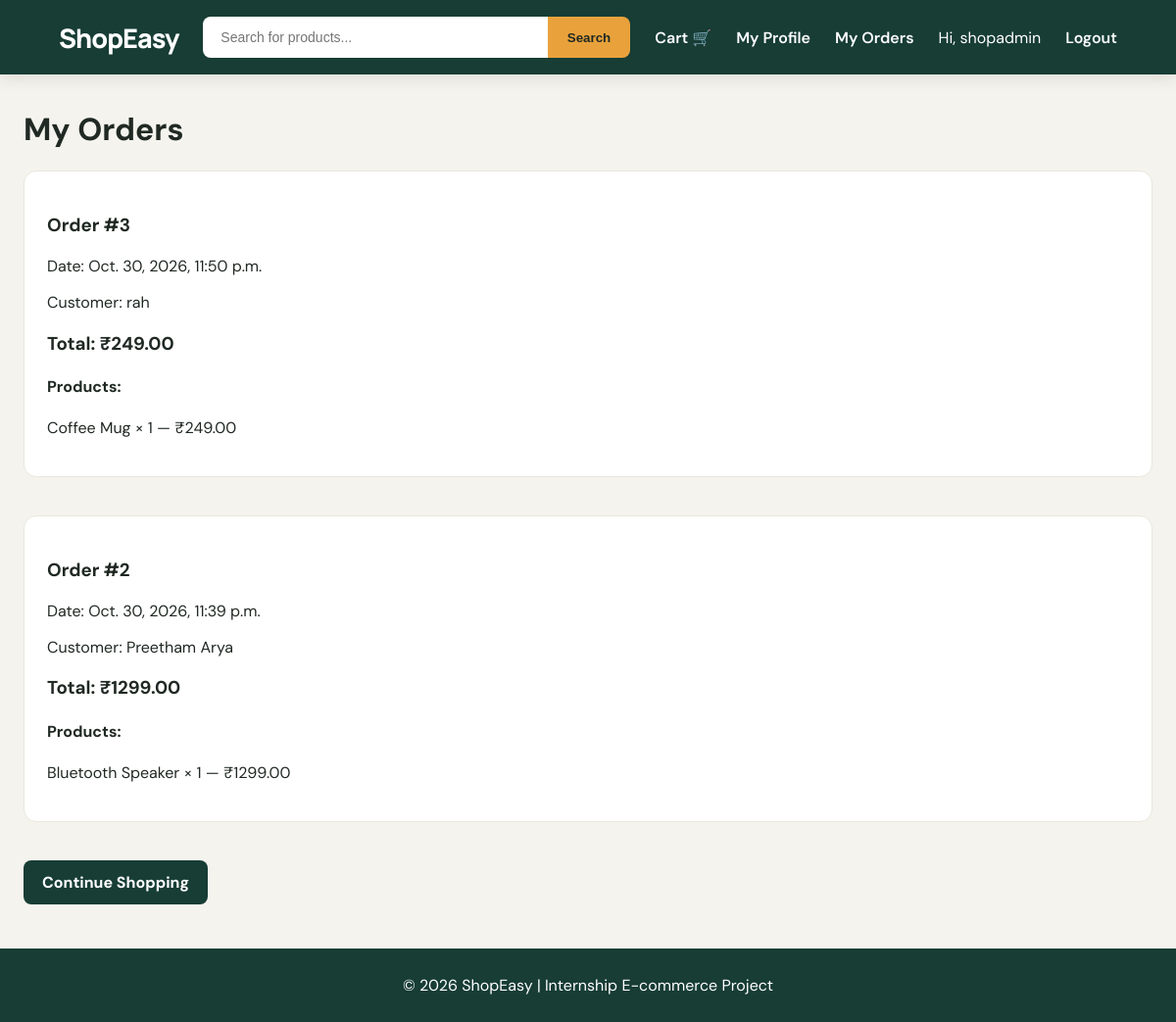
/my-orders/ (signed in), run on the app's committed database.
### store/models.py (models this page shows, shortened)
class Order(models.Model):
    user = models.ForeignKey(
        "auth.User",
        on_delete=models.SET_NULL,
        null=True,
        blank=True,
        related_name="shop_orders"
    )
    customer_name = models.CharField(max_length=120)
    email = models.EmailField()
    phone = models.CharField(max_length=20)
    address = models.TextField()
    total_amount = models.DecimalField(max_digits=10, decimal_places=2)
    created_at = models.DateTimeField(auto_now_add=True)

class OrderItem(models.Model):
    order = models.ForeignKey(
        Order,
        related_name="items",
        on_delete=models.CASCADE
    )
    product = models.ForeignKey(Product, on_delete=models.PROTECT)
    product_name = models.CharField(max_length=200)
    price = models.DecimalField(max_digits=10, decimal_places=2)
    quantity = models.PositiveIntegerField()

### store/views.py (the view)
# urls.py: path("my-orders/", views.order_history, name="order_history"),
@login_required
def order_history(request):
    orders = Order.objects.filter(
        user=request.user
    ).order_by("-created_at")
    return render(
        request,
        "store/order_history.html",
        {"orders": orders}
    )

### store/templates/store/order_history.html (shortened to what this page needs)
{% extends "store/base.html" %}
{% block content %}
<h1>My Orders</h1>
{% for order in orders %}
<div class="form-card">
    <h3>Order #{{ order.id }}</h3>
    <p>Date: {{ order.created_at }}</p>
    <p>Customer: {{ order.customer_name }}</p>
    <h3>Total: ₹{{ order.total_amount }}</h3>
    <h4>Products:</h4>
    {% for item in order.items.all %}
        <p>
            {{ item.product_name }}
            × {{ item.quantity }}
            — ₹{{ item.price }}
        </p>
    {% endfor %}
</div>
<br>
{% empty %}
<p>You haven't placed any orders yet.</p>
{% endfor %}
<a href="{% url 'home' %}" class="button primary">
    Continue Shopping
</a>
{% endblock %}

### store/templates/store/base.html (shortened to what this page needs)
{% load static %}
<!DOCTYPE html>
<html lang="en">
<head>
<link rel="stylesheet" href="{% static 'store/style.css' %}">
</head>
<body>
<header class="topbar">
  <a class="brand" href="{% url 'home' %}">ShopEasy</a>
  <form class="search" method="get" action="{% url 'home' %}">
    <input type="search" name="q" placeholder="Search for products..." value="{{ request.GET.q }}">
    <button type="submit">Search</button>
  </form>
  <a class="cart-link" href="{% url 'cart' %}">Cart 🛒</a>
  {% if user.is_authenticated %}
  <a class="cart-link" href="{% url 'profile' %}">
    My Profile
</a>
  <a class="cart-link" href="{% url 'order_history' %}">
    My Orders
</a>
    <span>Hi, {{ user.username }}</span>
    <a class="cart-link" href="{% url 'logout' %}">Logout</a>
{% else %}
    <a class="cart-link" href="{% url 'login' %}">Login</a>
    <a class="cart-link" href="{% url 'register' %}">Register</a>
{% endif %}
</header>
<main class="container">{% block content %}{% endblock %}</main>
<footer>© 2026 ShopEasy | Internship E-commerce Project</footer>
</body></html>

### static/store/style.css (style rules this page uses)
:root { --green: #173D35; --amber: #E9A23B; --cream: #F5F3ED; --sage: #DDE9E2; --dark: #202923; --muted: #78837B; --white: #FFFFFF; }
* { box-sizing: border-box; }
body { margin: 0; font-family: 'DM Sans', sans-serif; background: var(--cream); color: var(--dark); }
a { color: var(--green); text-decoration: none; }
.topbar { background: var(--green); color: white; padding: 17px 5%; display: flex; align-items: center; gap: 25px; position: sticky; top: 0; z-index: 10; box-shadow: 0 4px 15px #102b241c; }
.brand { color: white; font-family: 'Manrope', sans-serif; font-size: 27px; font-weight: 800; letter-spacing: -1px; }
.search { display: flex; flex: 1; max-width: 650px; }
.search input { flex: 1; padding: 13px 18px; border: 0; border-radius: 8px 0 0 8px; outline: none; font-size: 14px; }
.search button, .filters button { background: var(--amber); color: var(--dark); border: 0; padding: 12px 20px; font-weight: 700; cursor: pointer; border-radius: 0 8px 8px 0; }
.cart-link { color: white; font-weight: 600; }
.container { max-width: 1250px; margin: 35px auto; padding: 0 24px; min-height: 70vh; }
.primary, .button { display: inline-block; background: var(--green); color: white; padding: 12px 19px; border: 0; border-radius: 8px; font-weight: 700; cursor: pointer; transition: background .2s; }
.cart-row, .form-card, .summary, .success { background: white; border: 1px solid #E8E8DF; border-radius: 13px; padding: 23px; margin-bottom: 18px; }
footer { background: var(--green); color: white; text-align: center; padding: 27px; margin-top: 45px; }

### data on the page
Order: id "3", created_at "Oct. 30, 2026, 11:50 p.m.", customer_name "rah", total_amount "249.00"
OrderItem: product_name "Coffee Mug", quantity "1", price "249.00"
Order: id "2", created_at "Oct. 30, 2026, 11:39 p.m.", customer_name "Preetham Arya", total_amount "1299.00"
OrderItem: product_name "Bluetooth Speaker", quantity "1", price "1299.00"

### other printed values
{{ user.username }} "shopadmin"
